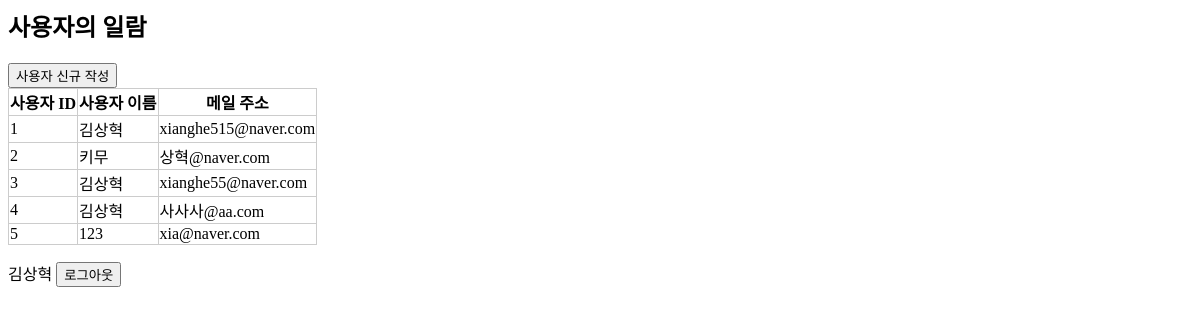
Page /crud/users (signed in) on the earlier database version.
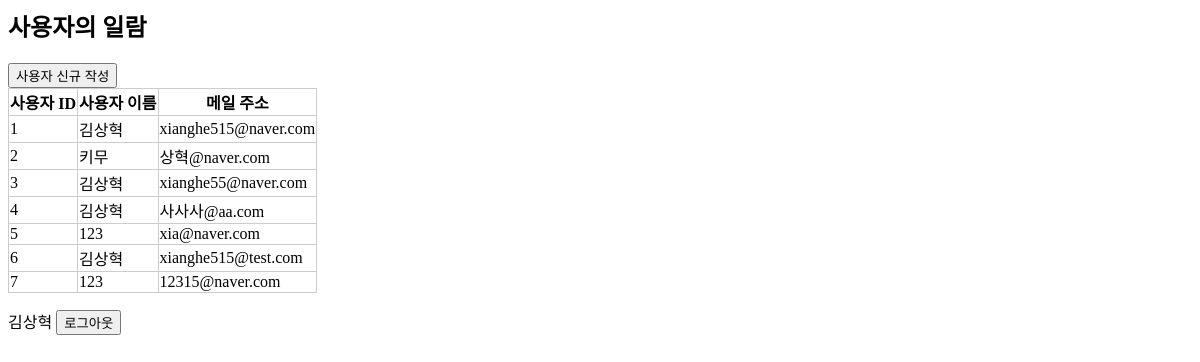
Same page on the later database version.
### apps/crud/models.py (models this page shows, shortened)
class User(db.Model, UserMixin):
    __tablename__ = "users"
    id = db.Column(db.Integer, primary_key=True)  # primary_key 속성 부여
    username = db.Column(db.String, index=True)  # index 색인
    email = db.Column(db.String, index=True, unique=True)  # unique, index  설정
    password_hash = db.Column(db.String)
    create_at = db.Column(db.DateTime, default=datetime.now)  # default는 기본값
    update_at = db.Column(
        db.DateTime, default=datetime.now, onupdate=datetime.now
    )  # onupdate 업데이트시
    @property
    def password(self):
        raise AttributeError("읽어 들일 수 없음")
    @login_manager.user_loader
    def load_user(user_id):
        return User.query.get(user_id)
    user_images = db.relationship("UserImage", backref="user")

### apps/crud/views.py (the view)
@crud.route("/users")
@login_required
def users():
    users = User.query.all()
    return render_template("crud/index.html", users=users)

### apps/crud/templates/crud/index.html (shortened to what this page needs)
{% extends "crud/base.html" %}
  {% block content %}
    <h2>사용자의 일람</h2>
    <button>
      <a href="{{ url_for('crud.create_user') }}">사용자 신규 작성</a></button>
    <table>
      <tr>
        <th>사용자 ID</th>
        <th>사용자 이름</th>
        <th>메일 주소</th>
      </tr>
      {% for user in users %}
      <tr>
        <td>
          <a href="{{ url_for('crud.edit_user', user_id=user.id) }}">
          {{ user.id }}
          </a>
        </td>
        <td>{{ user.username }}</td>
        <td>{{ user.email }}</td>
      </tr>
      {% endfor %}
    </table>
  {% endblock %}

### apps/crud/templates/crud/base.html (shortened to what this page needs)
<!DOCTYPE>
<html>
      <head>
            <link rel="stylesheet" href="{{ url_for('crud.static', filename='style.css') }}"/>
      </head>
      <body>
           {% block content %}{% endblock %}
           <div>
            {% if current_user.is_authenticated %}
            <p class = "logout">
                  <span>{{ current_user.username }}</span>
                  <button><a href="{{ url_for('auth.logout') }}">로그아웃</a></button>
            </p>
            {% endif %}
      </div>
      </body>
</html>

### apps/crud/static/style.css (style rules this page uses)
table { border-collapse: collapse; }
table, th, td { border: 1px solid #ccc; }
a { text-decoration: none; color:black; }

Differences in the rows shown:
added User: id "6", username "김상혁", email "xianghe515@test.com"
added User: id "7", username "123", email "12315@naver.com"
